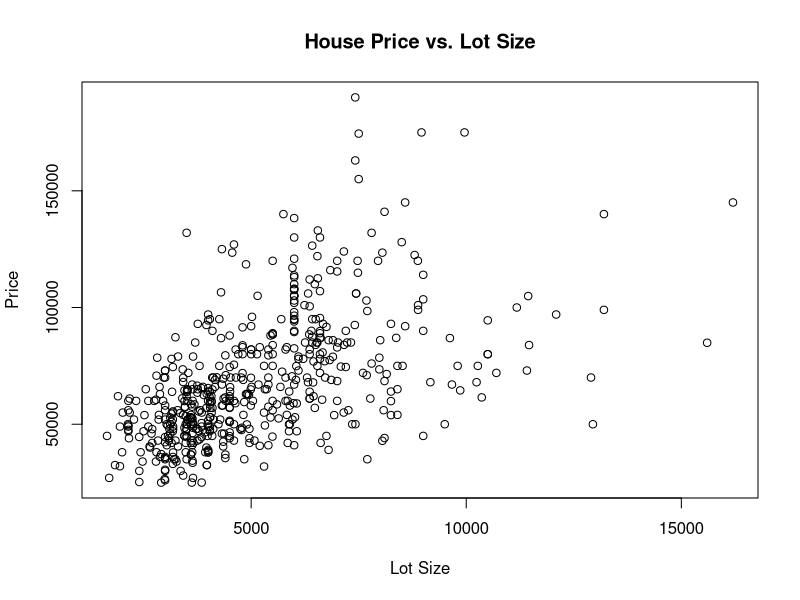
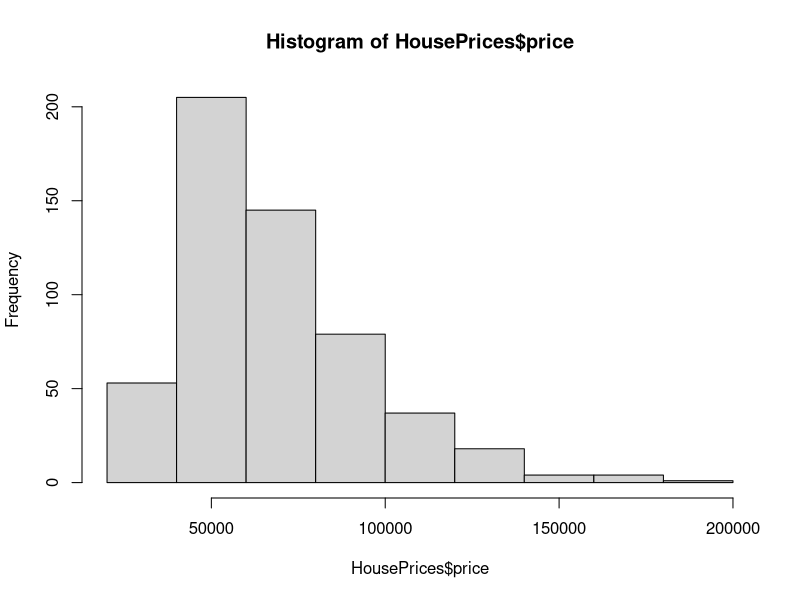
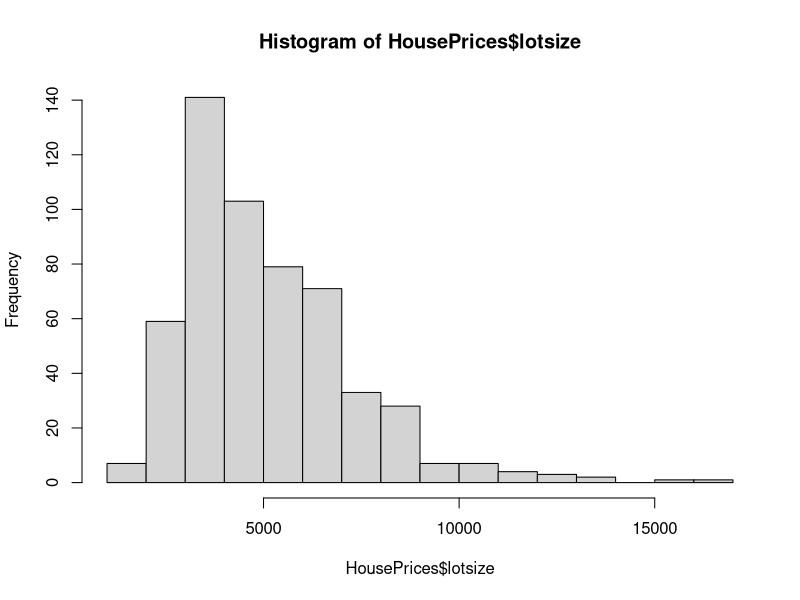
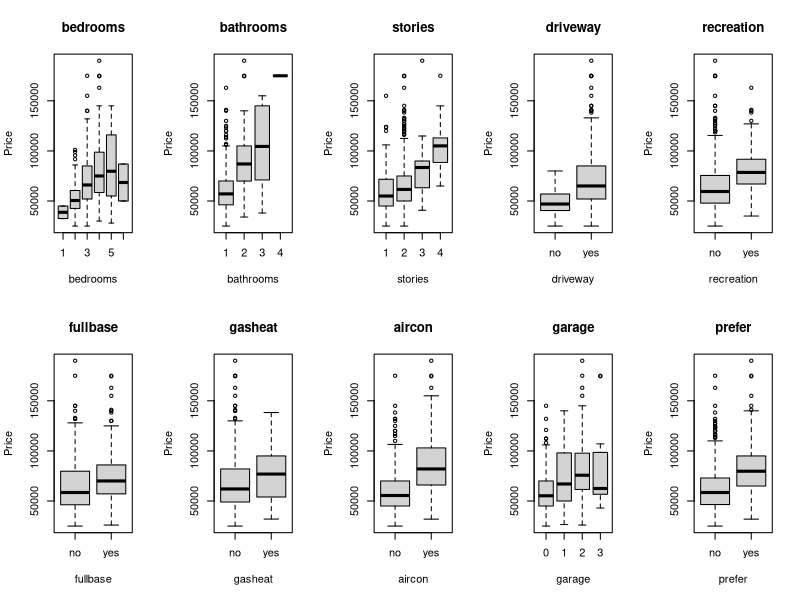
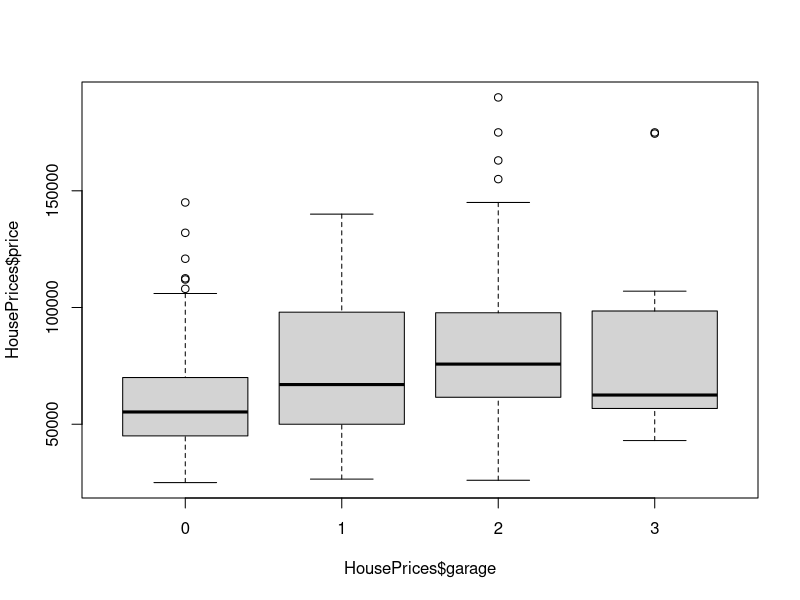
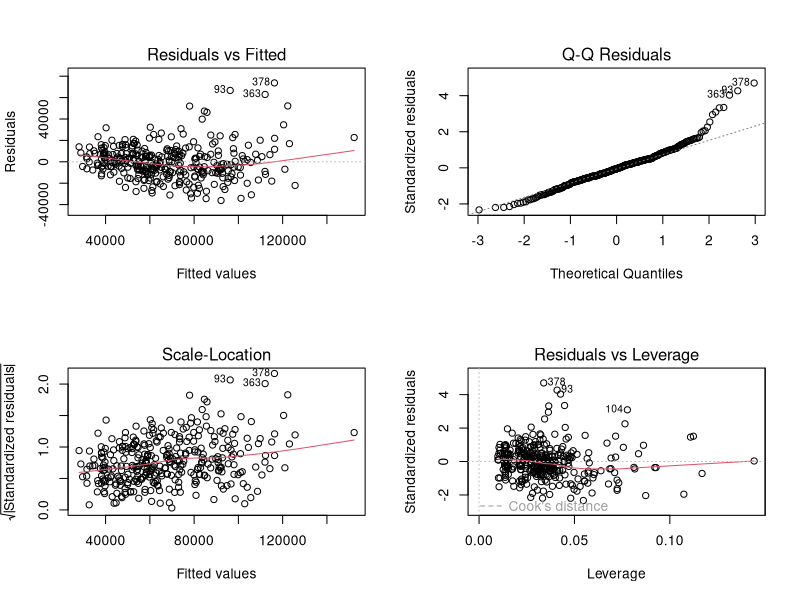
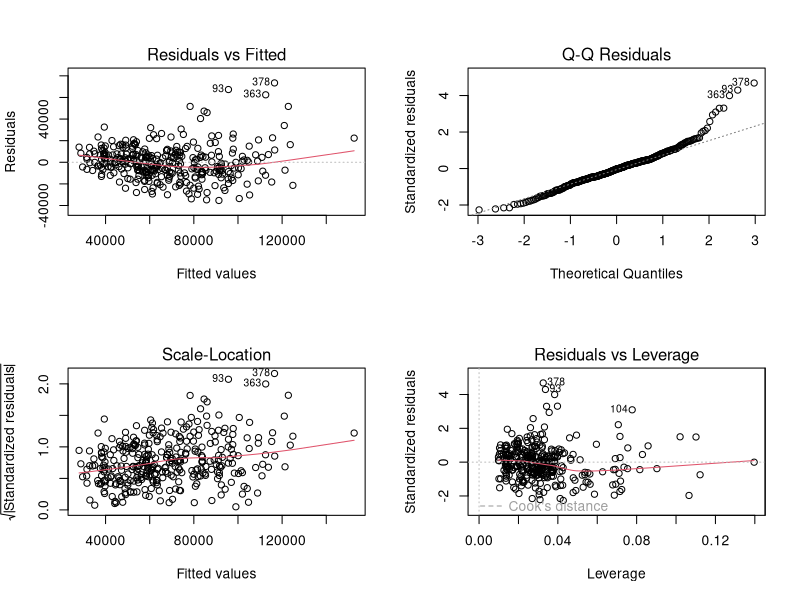
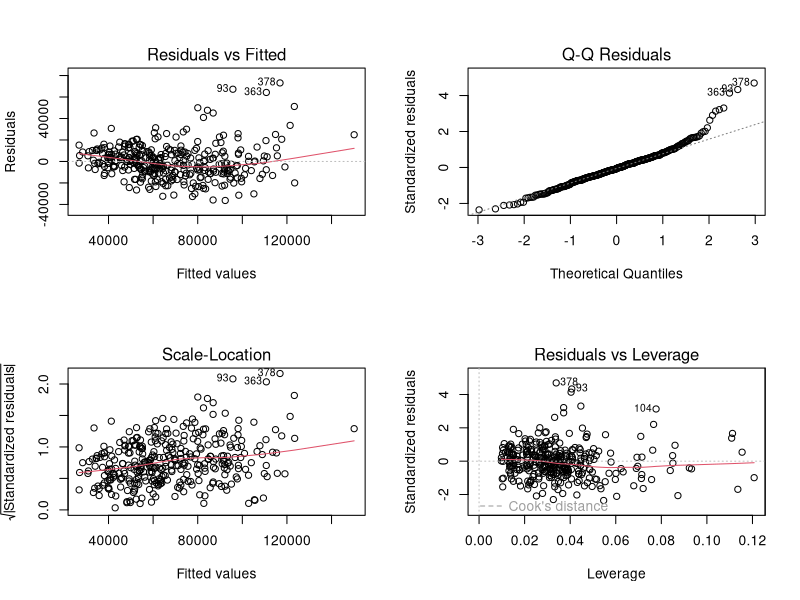

Write the R code that produced these figures, in order.
### In this practice of linear regression, we will examine and model house prices in the city of Windsor, Canada.
###Data is in the AER Package

library(AER)

### Bring in data

data("HousePrices")
View(HousePrices)

### We have 546 observations of the following information:

# price
#   Sale price of a house.
# 
# lotsize
#   Lot size of a property in square feet.
# 
# bedrooms
#   Number of bedrooms.
# 
# bathrooms
#   Number of full bathrooms.
# 
# stories
#   Number of stories excluding basement.
# 
# driveway
#   Factor. Does the house have a driveway?
#   
# recreation
#   Factor. Does the house have a recreational room?
#   
# fullbase
#   Factor. Does the house have a full finished basement?
#   
# gasheat
#   Factor. Does the house use gas for hot water heating?
#   
# aircon
#   Factor. Is there central air conditioning?
#   
# garage
#   Number of garage places.
# 
# prefer
#   Factor. Is the house located in the preferred neighborhood of the city?



### Let's first check for any missing values
HousePrices[!complete.cases(HousePrices),]

### There are no missing values



####################################### DATA EXPLORATION #################################

### Let's summarize the data
summary(HousePrices)

### House price vs lot size
plot(HousePrices$lotsize, HousePrices$price, 
     xlab = 'Lot Size', ylab = 'Price',
     main = 'House Price vs. Lot Size')

### From this plot, we can see that there are many potential outliers that would effect
### the linear regression model. We can use Box-Cox to potential address this.

hist(HousePrices$price)

hist(HousePrices$lotsize)



par(mfrow = c(2,5))
for(i in 3:length(colnames(HousePrices))){
  boxplot(HousePrices$price ~ HousePrices[,i],
          main = colnames(HousePrices[i]),
          xlab = colnames(HousePrices[i]), ylab = 'Price')
}

par(mfrow = c(1,1))
boxplot(HousePrices$price ~ HousePrices$garage)

### From these plots, we can see there are major differences in price between variabe groups.


nrow(HousePrices[HousePrices$bathrooms == 4, ])

### We can see that there is only 1 observation where the number of bathrooms is 4.
### This will be removed for the analysis

data <- HousePrices[-(HousePrices$bathrooms == 4), ]



####################################### MODELING ##############################################

### Let's first make an 70/20/10 split of the data.

set.seed(210)

TrainTestSplit <- sample(c(1:nrow(data)), size = nrow(data)*0.9)

TrainVal <- data[TrainTestSplit, ]

Test <- data[-TrainTestSplit, ]

TrainValSplit <- sample(c(1:nrow(TrainVal)), size = nrow(TrainVal)*0.7)

Training <- TrainVal[TrainValSplit, ]

Validation <- TrainVal[-TrainValSplit, ]

nrow(Training) + nrow(Validation) + nrow(Test)




### Let's make a regression model with all the variables
model1 <- lm(price ~ ., data = Training)

summary(model1)

par(mfrow = c(2,2))
plot(model1)

### We have an adjusted R2 of 0.6563. Recreation is the only variable that is not significant.

### Check for multi-coliniarity based on VIF using car package

library(car)
vif(model1)

### There is no multi-colinearity

### Let's try another model, this time with out recreation

model2 <- lm(price ~ ., data = Training[-7])
summary(model2)
plot(model2)

### Not much has changed

### Let's try adding a Box-Cox transformation to the continuous variables

X <- cbind(Training$price, Training$lotsize)
summary(powerTransform(X))

### Based on this, a log transformation of lotsize is recommended.


TrainingTrans <- Training
TrainingTrans$lotsize <- log(TrainingTrans$lotsize)

model3 <- lm(price ~ ., data = TrainingTrans)
summary(model3)

par(mfrow = c(2,2))
plot(model3)


### Remove recreation
model4 <- lm(price ~ ., data = TrainingTrans[-7])
summary(model4)

par(mfrow = c(2,2))
plot(model4)


### Remove driveway
model5 <- lm(price ~ ., data = TrainingTrans[c(-7,-6)])
summary(model5)

par(mfrow = c(2,2))
plot(model5)


### Remove bedrooms
model6 <- lm(price ~ ., data = TrainingTrans[c(-7,-6,-3)])
summary(model6)

par(mfrow = c(2,2))
plot(model6)


################################# VALIDATION ###################################

### Model1: Full data
### Model2: Remove Recreation
### Model3: Log(LotSize)
### Model4: Remove Recreation
### Model5: Remove Driveway
### Model6: Remove bedrooms

### Test models on validation set.
ValidationTrans <- Validation
Validation$lotsize <- log(Validation$lotsize)

val1 <- predict(model1, newdata = Validation, interval = 'prediction')
val2 <- predict(model2, newdata = Validation[-7], interval = 'prediction')
val3 <- predict(model3, newdata = ValidationTrans, interval = 'prediction')
val4 <- predict(model4, newdata = ValidationTrans[-7], interval = 'prediction')
val5 <- predict(model5, newdata = ValidationTrans[c(-7,-6)], interval = 'prediction')
val6 <- predict(model6, newdata = ValidationTrans[c(-7,-6,-3)], interval = 'prediction')

### Validation MSEs

cat('Validation MSE for Model1:', mean((Validation$price - val1)^2))
cat('Validation MSE for Model2:', mean((Validation$price - val2)^2))
cat('Validation MSE for Model3:', mean((ValidationTrans$price - val3)^2))
cat('Validation MSE for Model4:', mean((ValidationTrans$price - val4)^2))
cat('Validation MSE for Model5:', mean((ValidationTrans$price - val5)^2))
cat('Validation MSE for Model6:', mean((ValidationTrans$price - val6)^2))




########################## TESTING ###############################



### Test models.
TestTrans <- Test
TestTrans$lotsize <- log(Test$lotsize)

test1 <- predict(model1, newdata = Test, interval = 'prediction')
test2 <- predict(model2, newdata = Test[-7], interval = 'prediction')
test3 <- predict(model3, newdata = TestTrans, interval = 'prediction')
test4 <- predict(model4, newdata = TestTrans[-7], interval = 'prediction')
test5 <- predict(model5, newdata = TestTrans[c(-7,-6)], interval = 'prediction')
test6 <- predict(model6, newdata = TestTrans[c(-7,-6,-3)], interval = 'prediction')

### Test MSEs

cat('Test MSE for Model1:', mean((Test$price - test1)^2))
cat('Test MSE for Model2:', mean((Test$price - test2)^2))
cat('Test MSE for Model3:', mean((TestTrans$price - test3)^2))
cat('Test MSE for Model4:', mean((TestTrans$price - test4)^2))
cat('Test MSE for Model5:', mean((TestTrans$price - test5)^2))
cat('Test MSE for Model6:', mean((TestTrans$price - test6)^2))










########################################### CENTERING & SCALING DATA #######################################

data2 <- HousePrices[-(HousePrices$bathrooms == 4), ]

price <- data2$price

numVar <- data2[, unlist(lapply(data2, is.numeric))][-1]

catVar <- data2[, unlist(lapply(data2, is.factor))]

scaled <- scale(numVar) ### Center and scale

newData <- cbind(price, scaled, catVar)


par(mfrow = c(1,1))
plot(newData$lotsize, newData$price)



set.seed(210)

TrainTestSplit2 <- sample(c(1:nrow(newData)), size = nrow(newData)*0.9)

TrainVal2 <- newData[TrainTestSplit2, ]

Test2 <- newData[-TrainTestSplit2, ]

TrainValSplit2 <- sample(c(1:nrow(TrainVal2)), size = nrow(TrainVal2)*0.7)

Training2 <- TrainVal2[TrainValSplit2, ]

Validation2 <- TrainVal[-TrainValSplit2, ]

nrow(Training2) + nrow(Validation2) + nrow(Test2)





model1.1 <- lm(price ~ ., data = Training2)
summary(model1.1)

par(mfrow = c(2,2))
plot(model1.1)







?HousePrices
